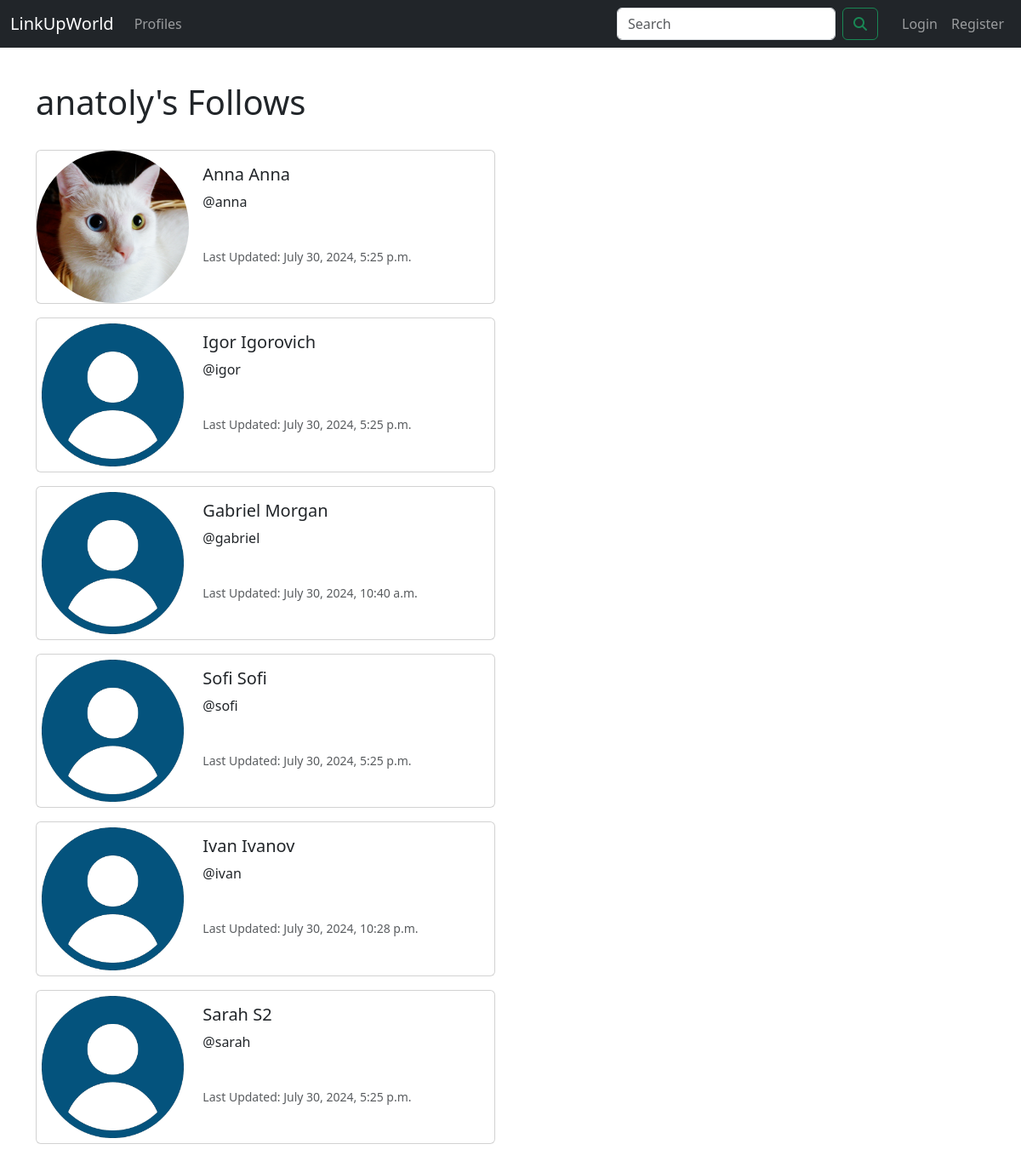
The page /profile/follows/1 on the database its author committed.
### core/models.py (models this page shows, shortened)
class Profile(models.Model):
    user = models.OneToOneField(User, on_delete=models.CASCADE)
    follows = models.ManyToManyField("self", related_name="followed_by", symmetrical=False, blank=True)
    date_modified = models.DateTimeField(User, auto_now=True)
    profile_image = models.ImageField(null=True, blank=True, upload_to="images/")
    bio = models.CharField(null=True, blank=True, max_length=500)

### core/views.py (the view)
# urls.py: path('profile/follows/<int:pk>', views.follows, name='follows'),
def follows(request, pk):
    profiles = Profile.objects.get(user_id=pk)
    return render(request, 'core/follows.html', {'profiles': profiles})

### core/templates/core/follows.html
{% extends 'core/base.html' %}
{% load static %}
{% block content %}
{% if user.id != profiles.user.id %}
<h1>{{ profiles.user.username }}'s Follows</h1>
{% else %}
<h1>Your Follows</h1>
{% endif %}
<br>
{% if profiles %}
{% for profile in profiles.follows.all %}
<div class="card mb-3" style="max-width: 540px;">
    <div class="row g-0">
        <div class="col-md-4">
            {% if profile.profile_image %}
            <img src="{{ profile.profile_image.url }}" width=200 height=200
                 class="img-fluid rounded-circle" alt="{{ profile.user.username }}">
            {% else %}
            <img src="{% static 'images/default_avatar.png' %}" width=200 height=200
                 class="img-fluid rounded-start" alt="{{ profile.user.username }}">
            {% endif %}
        </div>
        <div class="col-md-8">
            <div class="card-body">
                {% if request.user.is_authenticated %}
                {% if request.user.id == profile.user.id %}
                <h5 class="card-title"><a href="{% url 'profile' profile.user.id %}">{{ profile.user.first_name }} {{ profile.user.last_name }} (You)</a><br>
                </h5>
                {% else %}
                <h5 class="card-title">{{ profile.user.first_name }} {{ profile.user.last_name }}
                    {% if profile not in user.profile.follows.all %}
                    <a href="{% url 'follow' profile.user.id %}">
                        <i class="fa fa-user-plus" aria-hidden="true" style="color: green;"></i></a><br>
                    {% else %}
                    <a href="{% url 'unfollow' profile.user.id %}">
                        <i class="fas fa-user-times" style="color: #e60505;"></i></a><br>
                    {% endif %}
                </h5>
                {% endif %}
                {% else %}
                <h5 class="card-title"><a href="{% url 'profile' profile.user.id %}">{{ profile.user.first_name }} {{ profile.user.last_name }}</a><br></h5>
                    {% endif %}
                    <p class="card-text"><a href="{% url 'profile' profile.user.id %}">@{{ profile.user.username }}</a>
                    </p>
                    <br>
                    <p class="card-text"><small class="text-body-secondary">
                        Last Updated: {{ profile.date_modified }}</small></p>
            </div>
        </div>
    </div>
</div>
{% endfor %}
{% endif %}
{% endblock %}

### core/static/css/style.css (style rules this page uses)
a { text-decoration: none; color: inherit; }

### rows shown on the page
Profile: user.username "anatoly"
Profile: profile_image (picture), user.first_name "Anna", user.last_name "Anna", user.username "anna", date_modified "July 30, 2024, 5:25 p.m."
Profile: user.first_name "Igor", user.last_name "Igorovich", user.username "igor", date_modified "July 30, 2024, 5:25 p.m."
Profile: user.first_name "Gabriel", user.last_name "Morgan", user.username "gabriel", date_modified "July 30, 2024, 10:40 a.m."
Profile: user.first_name "Sofi", user.last_name "Sofi", user.username "sofi", date_modified "July 30, 2024, 5:25 p.m."
Profile: user.first_name "Ivan", user.last_name "Ivanov", user.username "ivan", date_modified "July 30, 2024, 10:28 p.m."
Profile: user.first_name "Sarah", user.last_name "S2", user.username "sarah", date_modified "July 30, 2024, 5:25 p.m."
